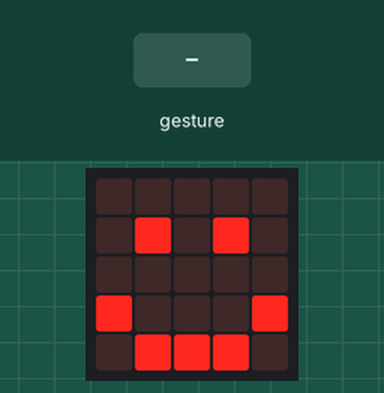
Simulated run of this program. Board: BBC micro:bit (MakeCode). On the bench: the board's 5×5 LED display. The test bench sets the inputs (shaded band). A tilt is held for 1.5 s and a shake lasts 1 s, then the board lies face up again.

Above: at 1.8 s.
1.9 s: gesture 'tilt left'
At 2.9 s:
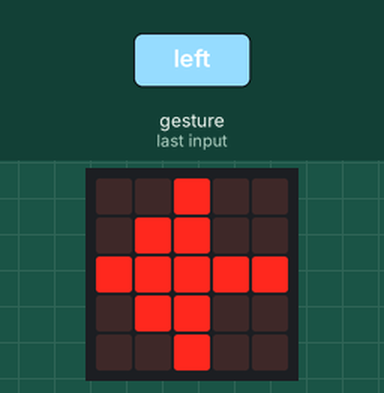
3.5 s: gesture 'logo up'
At 4.0 s:
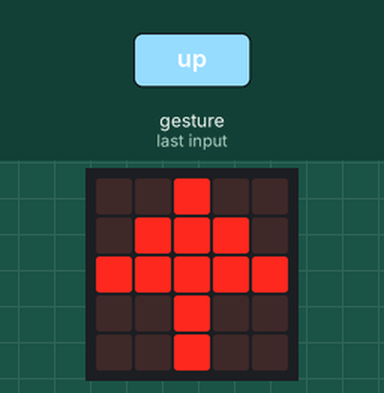
5.0 s: gesture 'logo down'
At 6.3 s:
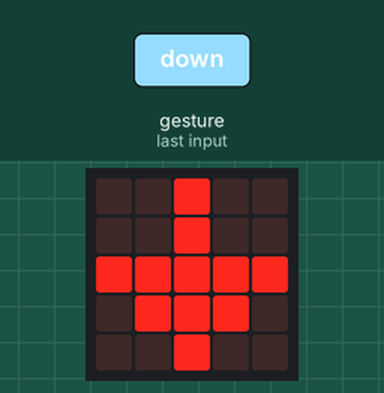
6.6 s: gesture 'tilt right'
At 7.6 s:
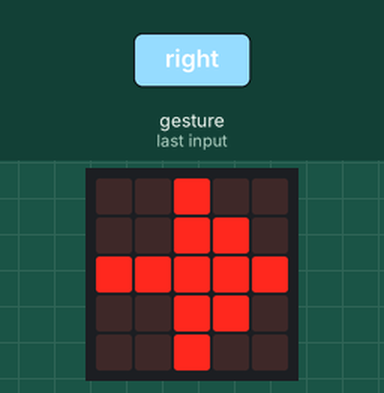
Timing chart, 0 to 9.1 s (numbered marks = the images above; inputs shaded):
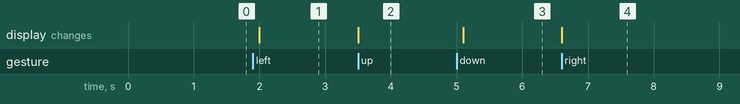

The program:

main.ts
```typescript
input.onGesture(Gesture.TiltLeft, function () {
    basic.showLeds(`
        . . # . .
        . # # . .
        # # # # #
        . # # . .
        . . # . .
        `)
})
input.onGesture(Gesture.LogoUp, function () {
    basic.showLeds(`
        . . # . .
        . # # # .
        # # # # #
        . . # . .
        . . # . .
        `)
})
input.onGesture(Gesture.LogoDown, function () {
    basic.showLeds(`
        . . # . .
        . . # . .
        # # # # #
        . # # # .
        . . # . .
        `)
})
input.onGesture(Gesture.TiltRight, function () {
    basic.showLeds(`
        . . # . .
        . . # # .
        # # # # #
        . . # # .
        . . # . .
        `)
})
basic.showIcon(IconNames.Happy)
```

test.ts
```typescript
// testes vão aqui; isto não será compilado quando este pacote for usado como uma extensão.
```

Measured:
- after the input at 1.9 s, the display: changes after 0.10 s (image 1)
- after the input at 3.5 s, the display: changes at once (image 2)
- after the input at 5.0 s, the display: changes after 0.10 s (image 3)
- after the input at 6.6 s, the display: changes at once (image 4)
